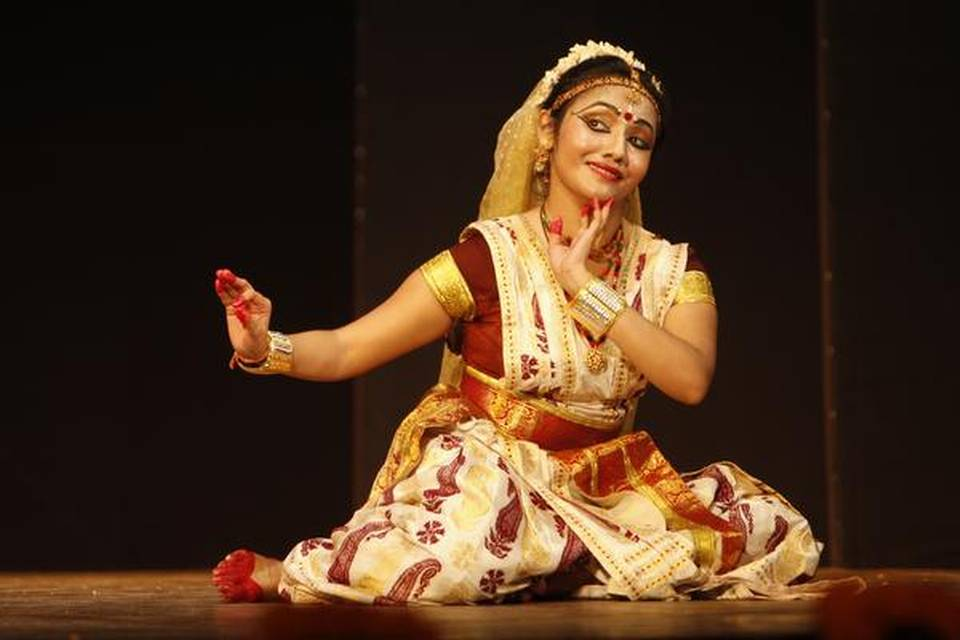
#> input picture train/sattriya/1575706107_image2.jpg, 960 x 640 px; its folder holds only this picture in this run
$ python -i project.py   (imports and definitions only)
#> lines starting #> are read from the running program, lines starting #| are printed output that depends on the picture; after the words box and inside, x2 and y2 are one past the last pixel; in counts of white or black regions, pixels touching at a corner belong together
#> further down, picture is the input picture: shape (640, 960, 3); mean B, G, R 29.8, 48.7, 73.2
import numpy as np
import cv2
import glob
from skimage.feature import hog
import matplotlib.pyplot as pt
import gradio.components as gd
dance = ["bharatnatyam","kathak","kathakali","kuchipudi","manipuri","mohiniyattam","odissi","sattriya"]
train = []
labels = []
# [10 lines not run here, left out]


from sklearn.preprocessing import LabelEncoder
l = LabelEncoder()

labels = l.fit_transform(labels)
# [1 line not run here, left out]

train = np.float32(train)

# [1 line not run here, left out]
svm = cv2.ml.SVM_create()
# [8 lines not run here, left out]


def predict_img(img):
    img = cv2.cvtColor(img,cv2.COLOR_BGR2GRAY)
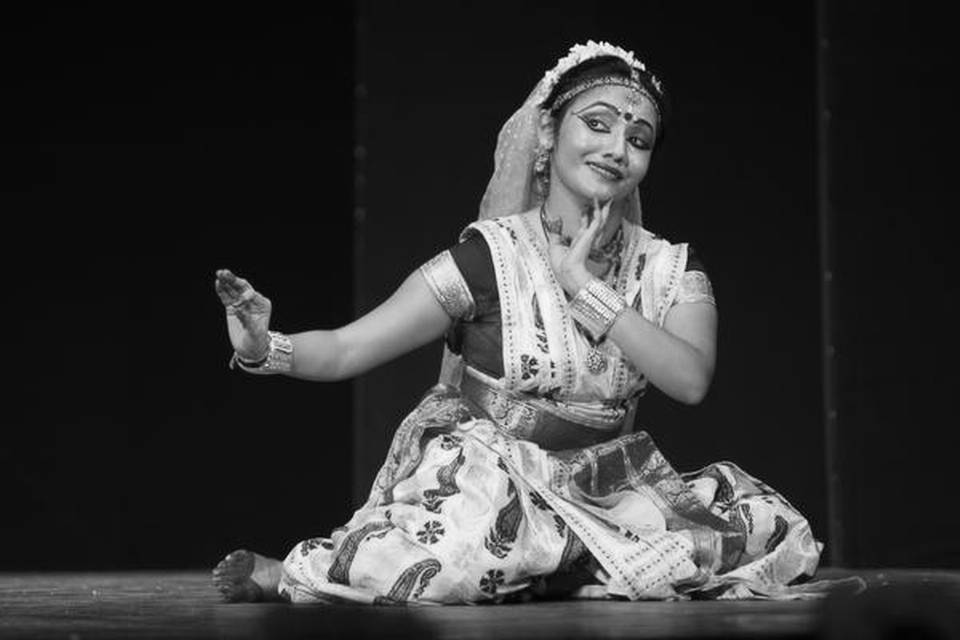
#> img: shape (640, 960); min 1, max 251, mean 53.9
    img = cv2.resize(img,(224,224))
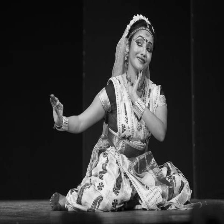
#> img: shape (224, 224); min 3, max 246, mean 53.8
    ret, img = cv2.threshold(img, 140, 255, cv2.THRESH_BINARY+cv2.THRESH_OTSU)
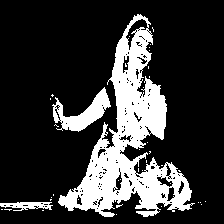
#> img: shape (224, 224); 21.5% white; 40 white regions (37 under 20 px), largest, box (x1, y1, x2, y2) and area: (58, 14, 195, 217) 9407, (52, 87, 111, 132) 1017, (0, 202, 53, 211) 285
#> ret = 95
    img = cv2.GaussianBlur(img,(5,5),0)
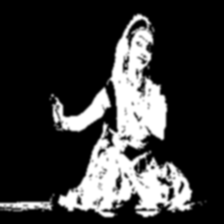
#> img: shape (224, 224); min 0, max 255, mean 54.9
    img = hog(img)
    img = np.float32(img)
#> (the run stopped early here; a loop or call above may not have finished)

$ run again, on train/sattriya/00000 - Copy.jpg
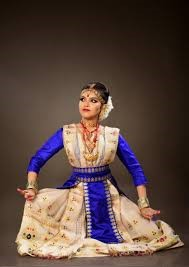
#> input picture train/sattriya/00000 - Copy.jpg, 189 x 267 px
#> picture is the input picture: shape (267, 189, 3); mean B, G, R 64.4, 72, 91.9
#> in predict_img, `ret, img = cv2.threshold(img, 140, 255, cv2.THRESH_BINARY+cv2.THRESH_O..`:
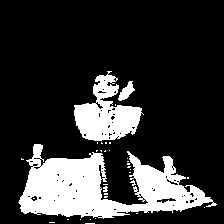
#> img: shape (224, 224); 20.4% white; 34 white regions (30 under 20 px), largest, box (x1, y1, x2, y2) and area: (18, 144, 217, 219) 7450, (74, 71, 144, 141) 2500, (118, 81, 135, 101) 166, (103, 186, 108, 192) 22
#> ret = 114
#> in predict_img, `img = cv2.GaussianBlur(img,(5,5),0)`:
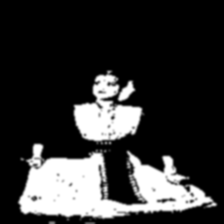
#> img: shape (224, 224); min 0, max 255, mean 52.1

$ run again, on train/sattriya/0a8188d8617281ab536662de1f03de0b - Copy.jpg
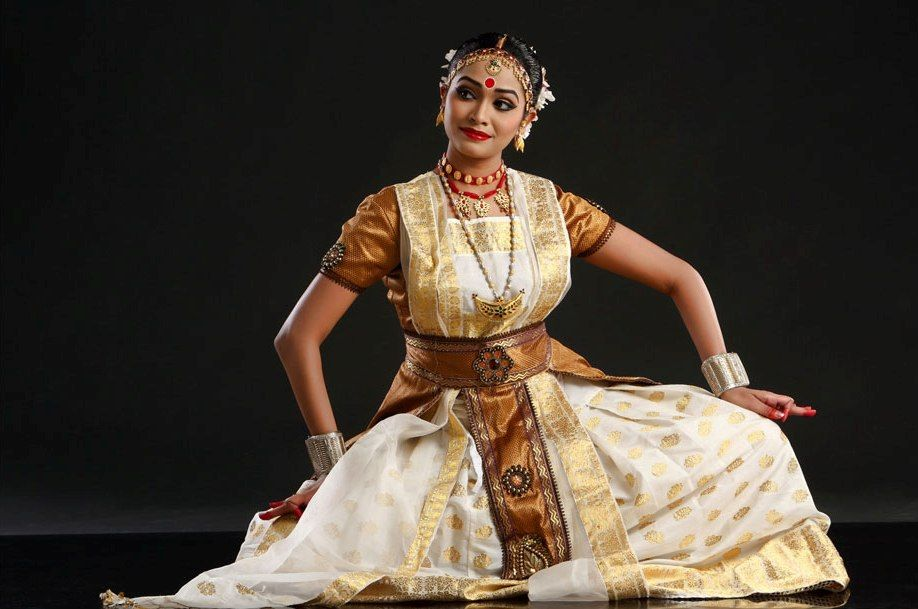
#> input picture train/sattriya/0a8188d8617281ab536662de1f03de0b - Copy.jpg, 918 x 609 px
#> picture is the input picture: shape (609, 918, 3); mean B, G, R 52.8, 63.3, 73
#> in predict_img, `ret, img = cv2.threshold(img, 140, 255, cv2.THRESH_BINARY+cv2.THRESH_O..`:
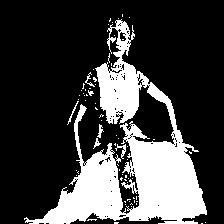
#> img: shape (224, 224); 25.3% white; 68 white regions (62 under 20 px), largest, box (x1, y1, x2, y2) and area: (24, 19, 207, 224) 12300, (115, 144, 126, 159) 55, (67, 101, 79, 125) 41, (97, 124, 104, 138) 41, (85, 72, 95, 87) 37, (93, 138, 101, 149) 32
#> ret = 104
#> in predict_img, `img = cv2.GaussianBlur(img,(5,5),0)`:
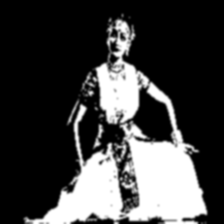
#> img: shape (224, 224); min 0, max 255, mean 64.6

$ run again, on train/sattriya/315 - Copy.jpg
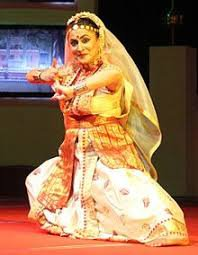
#> input picture train/sattriya/315 - Copy.jpg, 198 x 255 px
#> picture is the input picture: shape (255, 198, 3); mean B, G, R 83.6, 114.2, 149.3
#> in predict_img, `ret, img = cv2.threshold(img, 140, 255, cv2.THRESH_BINARY+cv2.THRESH_O..`:
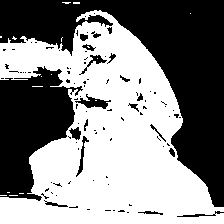
#> img: shape (224, 224); 52.9% white; 97 black regions (77 under 20 px), largest, box (x1, y1, x2, y2) and area: (0, 0, 224, 207) 15705, (0, 66, 83, 201) 6484, (75, 94, 111, 109) 224
#> ret = 116
#> in predict_img, `img = cv2.GaussianBlur(img,(5,5),0)`:
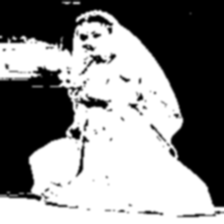
#> img: shape (224, 224); min 0, max 255, mean 134.9
